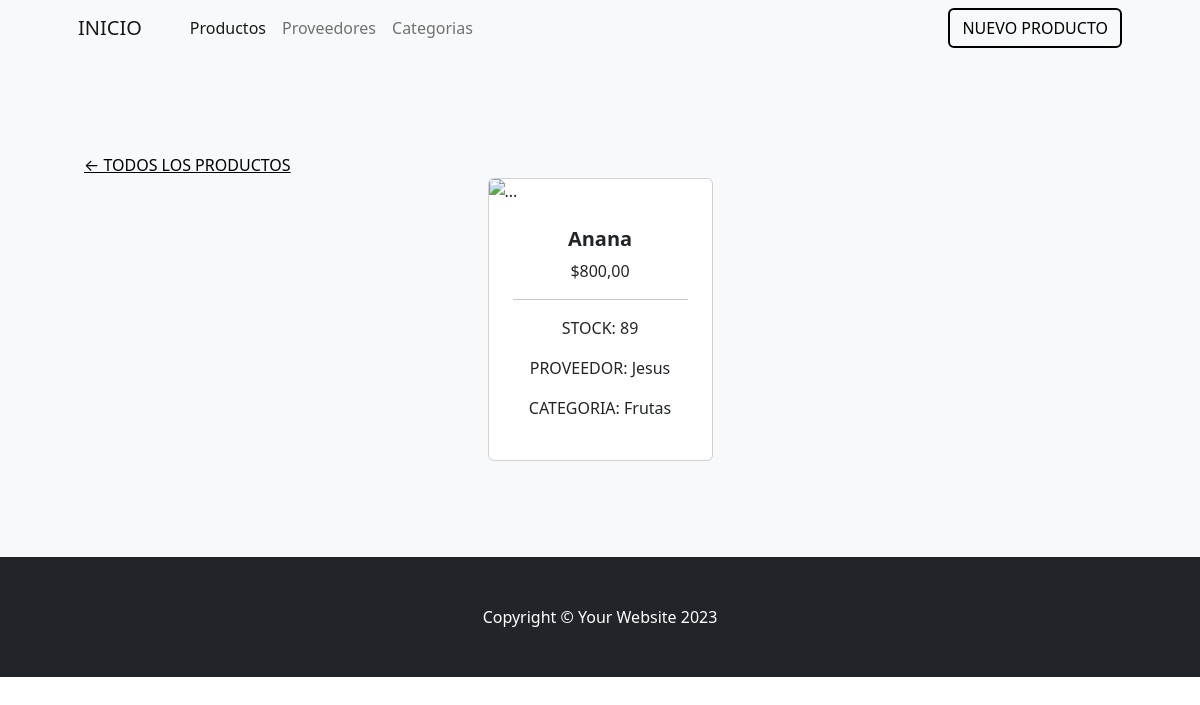
/producto/details/9/ (signed in), run on the app's committed database.
### Curso/models.py (models this page shows, shortened)
class Producto(models.Model):
    nombre= models.CharField(max_length=100)
    imagen= models.CharField(max_length=100, null=True)
    precio=models.PositiveIntegerField()
    stock=models.PositiveIntegerField()
    proveedor= models.ForeignKey(Proveedor, on_delete=models.SET_NULL, null=True, blank=True)
    categoria= models.ForeignKey(Categoria, on_delete=models.SET_NULL, null=True, blank=True)

class Proveedor(models.Model):
    nombre = models.CharField(max_length=100)
    nacionalidad= models.CharField(max_length=100)
    def __str__(self):
        return self.nombre

class Categoria(models.Model):
    nombre= models.CharField(max_length=100)
    def __str__(self):
        return f"{self.nombre}"
    class Meta:
        verbose_name= 'categoria de productos'
        verbose_name_plural= 'categoria de los productos'

### Curso/views.py (the view)
# urls.py: path("producto/details/<int:pk>/", views.productos_details, name="productos_details"),
@login_required
def productos_details(request, pk:int):
    consulta= Producto.objects.get(id = pk)
    if request.method == "POST":
        consulta.detail()
        return redirect("productos")
    return render(request, "Curso/productos_details.html", {"object": consulta})

### Curso/templates/Curso/productos_details.html (shortened to what this page needs)
{% extends 'Curso/base.html' %}
{% block navigation %}
<nav class="navbar navbar-expand-lg navbar-light bg-light">
    <div class="container px-4 px-lg-5">
        <a class="navbar-brand" href="{% url 'index' %}">INICIO</a>
        <div class="collapse navbar-collapse" id="navbarSupportedContent">
            <ul class="navbar-nav me-auto mb-2 mb-lg-0 ms-lg-4">
                <li class="nav-item"><a class="nav-link active" aria-current="page" href="{% url 'productos' %}">Productos</a></li>
                <li class="nav-item"><a class="nav-link" href="{% url 'proveedores' %}">Proveedores</a></li>
                <li class="nav-item"><a class="nav-link" href="{% url 'categoria' %}">Categorias</a></li>
            </ul>
            <form class="d-flex">
                <button class="btn btn-outline-dark mp-border-button">
                    <a href="{% url 'productos_form' %}" class="mp-style-button">NUEVO PRODUCTO</a>
                </button>
            </form>
        </div>
    </div>
</nav>
{% endblock navigation %}
{% block content %}
    <section class="py-5 bg-light">
        <div class="container px-4 px-lg-5 mt-5">
            <button style="border:none; background-color: transparent;"><a style="color:black" href="{% url 'productos' %}">← TODOS LOS PRODUCTOS</a></button>
            <div class="row gx-4 gx-lg-5 row-cols-2 row-cols-md-3 row-cols-xl-4 justify-content-center">
                <div class="col mb-5">
                    <div class="card h-100">
                        <img class="card-img-top" src="{{object.imagen}}" alt="..." />
                        <div class="card-body p-4">
                            <div class="text-center">
                                <h5 class="fw-bolder">{{object.nombre}}</h5>
                                ${{object.precio}},00
                                <hr>
                                <p>STOCK: {{object.stock}}</p>
                                <p>PROVEEDOR: {{object.proveedor}}</p>
                                <p>CATEGORIA: {{object.categoria}}</p>
                            </div>
                        </div>
                    </div>
                </div>
            </div>
        </div>
    </section>
{% endblock content %}

### data on the page
Producto: nombre "Anana", precio "800", stock "89", proveedor "Jesus", categoria "Frutas"
